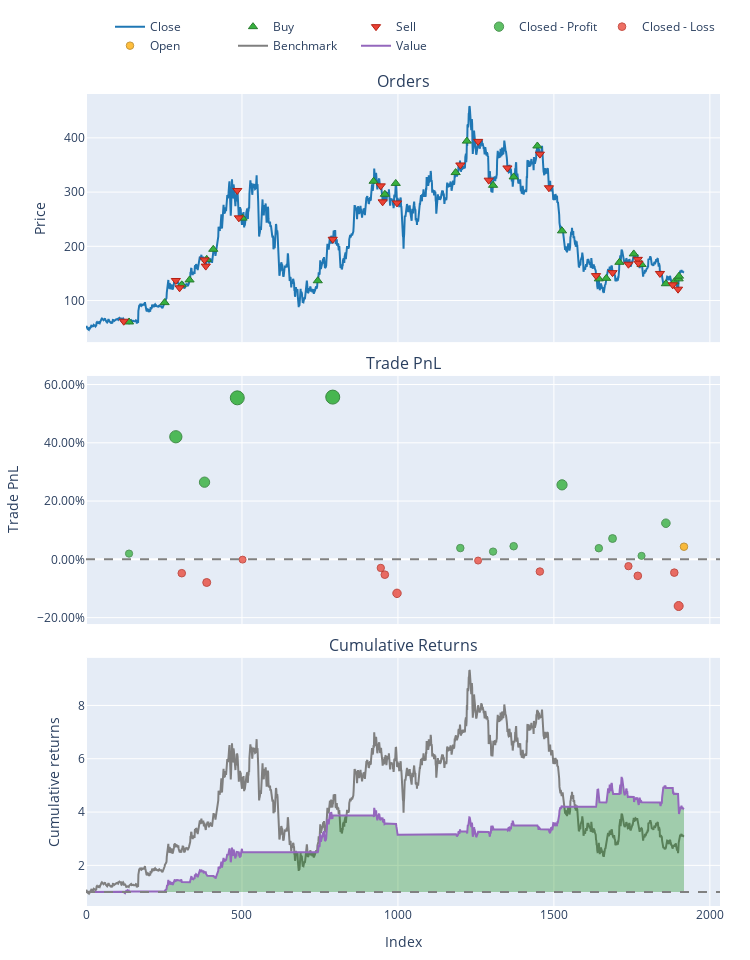

Write notebook code for a chart like this one.
### Markdown cell above
visualization

### Code cell
pf_long.plot().show()
# pf_short.plot().show()

### Figure 1 — Plotly figure (JSON) as saved in the notebook; plotly's stock layout.template omitted (floating-point values rounded to 4 significant figures; data arrays with more than 128 entries replaced by an {"elided": "..."} marker saying what was removed)
{"data": [{"legendgroup": "0", "line": {"color": "#1f77b4"}, "name": "Close", "showlegend": true, "type": "scatter", "uid": "4ae10137-9c24-4140-806e-28554a37253d", "x": {"elided": "1918 int values"}, "xaxis": "x", "y": {"elided": "1918 float values"}, "yaxis": "y"}, {"customdata": [[1, 1.613, 0.1391], [2, 1.059, 0.1451], [5, 1.171, 0.2152], [6, 0.9982, 0.1963], [9, 1.065, 0.2672], [10, 0.8246, 0.2285], [13, 0.9867, 0.3543], [14, 1.824, 0.3547], [16, 1.21, 0.5519], [19, 1.333, 0.5623], [20, 1.127, 0.5076], [22, 0.9367, 0.4485], [24, 0.8298, 0.4659], [27, 1.011, 0.4503], [29, 0.9703, 0.4535], [30, 0.9073, 0.4978], [33, 1.087, 0.3539], [35, 2.878, 0.5742], [36, 3.094, 0.6217], [38, 2.742, 0.6661], [40, 2.454, 0.6506], [43, 2.549, 0.6048], [45, 2.906, 0.5425], [47, 3.798, 0.7278], [49, 3.864, 0.771], [50, 2.709, 0.5598]], "hovertemplate": "Order Id: %{customdata[0]}<br>Timestamp: %{x}<br>Price: %{y}<br>Size: %{customdata[1]:.6f}<br>Fees: %{customdata[2]:.6f}", "legendgroup": "1", "marker": {"color": "#37B13F", "line": {"color": "rgb(38,123,44)", "width": 1}, "size": 8, "symbol": "triangle-up"}, "mode": "markers", "name": "Buy", "type": "scatter", "uid": "dd0e8495-e138-4058-8cd5-39ef4c20d761", "x": [138, 252, 307, 332, 387, 408, 502, 743, 922, 958, 993, 1185, 1221, 1305, 1371, 1447, 1526, 1644, 1668, 1710, 1756, 1781, 1859, 1886, 1900, 1901], "xaxis": "x", "y": [60.5, 96.2, 129, 138, 176, 194.5, 252, 136.5, 320, 296, 316, 336, 394, 312.5, 328, 385, 228.5, 140, 141, 170.5, 186, 166.5, 131, 134.5, 140, 145], "yaxis": "y"}, {"customdata": [[0, 1.613, 0.1423], [3, 1.059, 0.2067], [4, 1.171, 0.2061], [7, 0.9982, 0.2489], [8, 1.065, 0.2482], [11, 0.8246, 0.356], [12, 0.9867, 0.355], [15, 1.824, 0.5535], [17, 1.21, 0.5373], [18, 1.333, 0.5357], [21, 1.127, 0.4498], [23, 0.9367, 0.4672], [25, 0.8298, 0.4653], [26, 1.011, 0.464], [28, 0.9703, 0.4763], [31, 0.9073, 0.4784], [32, 1.087, 0.477], [34, 2.878, 0.5988], [37, 3.094, 0.668], [39, 2.742, 0.6524], [41, 2.454, 0.6156], [42, 2.549, 0.6138], [44, 2.906, 0.6212], [46, 3.798, 0.6981], [48, 3.864, 0.6663]], "hovertemplate": "Order Id: %{customdata[0]}<br>Timestamp: %{x}<br>Price: %{y}<br>Size: %{customdata[1]:.6f}<br>Fees: %{customdata[2]:.6f}", "legendgroup": "2", "marker": {"color": "#EA4335", "line": {"color": "rgb(181,31,18)", "width": 1}, "size": 8, "symbol": "triangle-down"}, "mode": "markers", "name": "Sell", "type": "scatter", "uid": "c5b1eb88-d302-4491-9174-5e6700b9cc47", "x": [121, 288, 300, 380, 384, 485, 490, 791, 945, 951, 997, 1200, 1257, 1291, 1351, 1455, 1484, 1635, 1688, 1739, 1769, 1771, 1840, 1881, 1898], "xaxis": "x", "y": [61.9, 137, 123.5, 175, 163.5, 303, 252.5, 213, 311.5, 282, 280, 350, 393.5, 322, 344.5, 370, 308, 146, 151.5, 167, 176, 169, 150, 129, 121], "yaxis": "y"}, {"customdata": [[0, 0, 1.977, 0.0198], [1, 1, 42.84, 0.4207], [3, 3, 36.49, 0.2649], [5, 5, 88.88, 0.5542], [7, 7, 138.6, 0.5568], [11, 11, 12.2, 0.03876], [13, 13, 8.691, 0.0267], [14, 14, 15.08, 0.04511], [16, 16, 85.57, 0.2556], [17, 17, 16.1, 0.0383], [18, 18, 31.2, 0.07151], [21, 21, 5.154, 0.01196], [22, 22, 54.05, 0.124]], "hovertemplate": "Exit Trade Id: %{customdata[0]}<br>Position Id: %{customdata[1]}<br>Exit Timestamp: %{x}<br>PnL: %{customdata[2]:.6f}<br>Return: %{customdata[3]:.2%}", "legendgroup": "3", "marker": {"color": "#37B13F", "line": {"color": "rgb(38,123,44)", "width": 1}, "opacity": [0.7551, 0.8633, 0.8212, 0.8993, 0.9, 0.7602, 0.757, 0.7619, 0.8187, 0.7601, 0.7691, 0.753, 0.7832], "size": [7.238, 12.29, 10.32, 13.97, 14, 7.477, 7.325, 7.557, 10.21, 7.471, 7.89, 7.14, 8.55], "symbol": "circle"}, "mode": "markers", "name": "Closed - Profit", "type": "scatter", "uid": "0519d4e1-33b9-40f5-aa73-630be29c8aae", "x": [138, 288, 380, 485, 791, 1200, 1305, 1371, 1526, 1644, 1688, 1781, 1859], "xaxis": "x2", "y": [0.0198, 0.4207, 0.2649, 0.5542, 0.5568, 0.03876, 0.0267, 0.04511, 0.2556, 0.0383, 0.07151, 0.01196, 0.124], "yaxis": "y2"}, {"customdata": [[2, 2, -6.861, -0.04745], [4, 4, -13.83, -0.07941], [6, 6, -0.216, -0.000867], [8, 8, -11.38, -0.02937], [9, 9, -19.76, -0.05257], [10, 10, -41.54, -0.1166], [12, 12, -1.346, -0.004117], [15, 15, -14.59, -0.04176], [19, 19, -10.91, -0.02335], [20, 20, -25.81, -0.05654], [23, 23, -22.31, -0.04555], [24, 24, -74.86, -0.1601]], "hovertemplate": "Exit Trade Id: %{customdata[0]}<br>Position Id: %{customdata[1]}<br>Exit Timestamp: %{x}<br>PnL: %{customdata[2]:.6f}<br>Return: %{customdata[3]:.2%}", "legendgroup": "4", "marker": {"color": "#EA4335", "line": {"color": "rgb(181,31,18)", "width": 1}, "opacity": [0.7626, 0.7712, 0.75, 0.7577, 0.7639, 0.7812, 0.7509, 0.761, 0.7561, 0.765, 0.7621, 0.793], "size": [7.587, 7.989, 7, 7.359, 7.651, 8.457, 7.041, 7.515, 7.283, 7.701, 7.563, 9.005], "symbol": "circle"}, "mode": "markers", "name": "Closed - Loss", "type": "scatter", "uid": "695b1a9d-f735-4d58-a543-b69121243cb2", "x": [307, 387, 502, 945, 958, 997, 1257, 1455, 1739, 1769, 1886, 1900], "xaxis": "x2", "y": [-0.04745, -0.07941, -0.000867, -0.02937, -0.05257, -0.1166, -0.004117, -0.04176, -0.02335, -0.05654, -0.04555, -0.1601], "yaxis": "y2"}, {"customdata": [[25, 25, 17.05, 0.0434]], "hovertemplate": "Exit Trade Id: %{customdata[0]}<br>Position Id: %{customdata[1]}<br>Exit Timestamp: %{x}<br>PnL: %{customdata[2]:.6f}<br>Return: %{customdata[3]:.2%}", "legendgroup": "5", "marker": {"color": "#FFAA00", "line": {"color": "rgb(178,118,0)", "width": 1}, "opacity": [0.7615], "size": [7.536], "symbol": "circle"}, "mode": "markers", "name": "Open", "type": "scatter", "uid": "00330c9e-cb5c-4ac4-bf55-d2ea92378925", "x": [1917], "xaxis": "x2", "y": [0.0434], "yaxis": "y2"}, {"legendgroup": "6", "line": {"color": "#7f7f7f"}, "name": "Benchmark", "showlegend": true, "type": "scatter", "uid": "7d26588e-f975-428a-bb09-f7662d5c4a39", "x": {"elided": "1918 int values"}, "xaxis": "x3", "y": {"elided": "1918 float values"}, "yaxis": "y3"}, {"hoverinfo": "skip", "legendgroup": "7", "line": {"color": "rgba(0, 0, 0, 0)", "width": 0}, "opacity": 0, "showlegend": false, "type": "scatter", "uid": "f7b02e24-152a-4072-9916-61e559aa58fa", "x": {"elided": "1918 int values"}, "xaxis": "x3", "y": {"elided": "1918 int values"}, "yaxis": "y3"}, {"connectgaps": false, "fill": "tonexty", "fillcolor": "rgba(0, 128, 0, 0.3)", "hoverinfo": "skip", "legendgroup": "7", "line": {"color": "rgba(0, 0, 0, 0)", "width": 0}, "opacity": 0, "showlegend": false, "type": "scatter", "uid": "52fa596e-09b0-4c4a-b308-ab50c54682c2", "x": {"elided": "1918 int values"}, "xaxis": "x3", "y": {"elided": "1918 float values"}, "yaxis": "y3"}, {"hoverinfo": "skip", "legendgroup": "7", "line": {"color": "rgba(0, 0, 0, 0)", "width": 0}, "opacity": 0, "showlegend": false, "type": "scatter", "uid": "84c6537d-ceab-49c9-ba8a-c40dd1252d94", "x": {"elided": "1918 int values"}, "xaxis": "x3", "y": {"elided": "1918 int values"}, "yaxis": "y3"}, {"connectgaps": false, "fill": "tonexty", "fillcolor": "rgba(255, 0, 0, 0.3)", "hoverinfo": "skip", "legendgroup": "7", "line": {"color": "rgba(0, 0, 0, 0)", "width": 0}, "opacity": 0, "showlegend": false, "type": "scatter", "uid": "e4ca3fb4-7bd2-4b94-8059-a354fe1f4929", "x": {"elided": "1918 int values"}, "xaxis": "x3", "y": {"elided": "1918 float values"}, "yaxis": "y3"}, {"legendgroup": "8", "line": {"color": "#9467bd"}, "name": "Value", "showlegend": true, "type": "scatter", "uid": "b71210fa-c6dc-4228-8a33-165572f69480", "x": {"elided": "1918 int values"}, "xaxis": "x3", "y": {"elided": "1918 float values"}, "yaxis": "y3"}, {"hoverinfo": "skip", "legendgroup": "7", "line": {"color": "rgba(0, 0, 0, 0)", "width": 0}, "opacity": 0, "showlegend": false, "type": "scatter", "uid": "34fefa7d-70c9-4e9e-82a1-be1e8991045f", "x": {"elided": "1918 int values"}, "xaxis": "x3", "y": {"elided": "1918 int values"}, "yaxis": "y3"}], "layout": {"annotations": [{"font": {"size": 16}, "showarrow": false, "text": "Orders", "x": 0.5, "xanchor": "center", "xref": "paper", "y": 1, "yanchor": "bottom", "yref": "paper"}, {"font": {"size": 16}, "showarrow": false, "text": "Trade PnL", "x": 0.5, "xanchor": "center", "xref": "paper", "y": 0.6528, "yanchor": "bottom", "yref": "paper"}, {"font": {"size": 16}, "showarrow": false, "text": "Cumulative Returns", "x": 0.5, "xanchor": "center", "xref": "paper", "y": 0.3056, "yanchor": "bottom", "yref": "paper"}], "height": 960, "legend": {"orientation": "h", "traceorder": "normal", "x": 1, "xanchor": "right", "y": 1.042, "yanchor": "bottom"}, "margin": {"b": 30, "l": 30, "r": 30, "t": 30}, "shapes": [{"line": {"color": "gray", "dash": "dash"}, "type": "line", "x0": 0, "x1": 1, "xref": "paper", "y0": 0, "y1": 0, "yref": "y2"}, {"line": {"color": "gray", "dash": "dash"}, "type": "line", "x0": 0, "x1": 1, "xref": "paper", "y0": 1, "y1": 1, "yref": "y3"}], "showlegend": true, "width": 750, "xaxis": {"anchor": "y", "domain": [0, 1], "matches": "x3", "showticklabels": false}, "xaxis2": {"anchor": "y2", "domain": [0, 1], "matches": "x3", "showticklabels": false}, "xaxis3": {"anchor": "y3", "domain": [0, 1], "title": {"text": "Index"}}, "yaxis": {"anchor": "x", "domain": [0.6944, 1], "title": {"text": "Price"}}, "yaxis2": {"anchor": "x2", "domain": [0.3472, 0.6528], "tickformat": ".2%", "title": {"text": "Trade PnL"}}, "yaxis3": {"anchor": "x3", "domain": [0, 0.3056], "title": {"text": "Cumulative returns"}}}}
